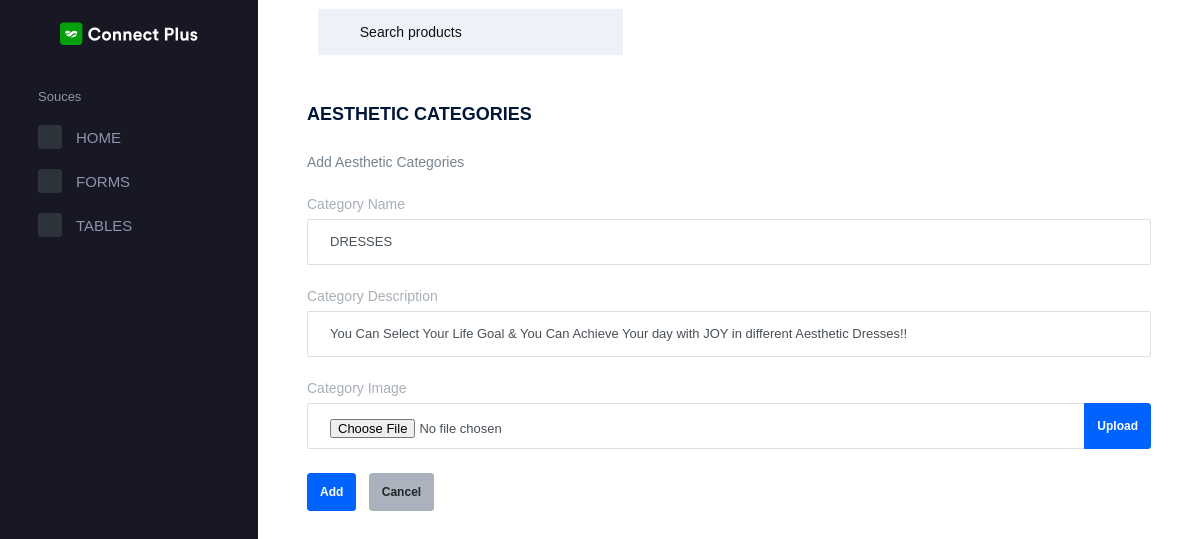
/edit_category/1, run on the app's committed database.
### Adminapp/models.py (models this page shows)
class Category(models.Model):
    cname=models.CharField(max_length=20)
    cdesc=models.CharField(max_length=100)
    cimage=models.ImageField(upload_to='cimages')

### Adminapp/views.py (the view)
# urls.py: path('edit_category/<int:id>',views.edit_category,name='edit_category'),
def edit_category(request,id):
    data=Category.objects.filter(id=id)
    return render(request,'edit_category.html',{'data':data})

### Adminapp/templates/edit_category.html (shortened to what this page needs)
{% extends 'adminindex.html' %}
{% block content %}
<div class="col-12 grid-margin stretch-card">
    <div class="card">
      <div class="card-body">
        <h4 class="card-title">AESTHETIC CATEGORIES</h4>
        <p class="card-description"> Add Aesthetic Categories </p>
        {% for i in data %}
        <form class="forms-sample" action="{% url 'updatecat' id=i.id %}" method="post" enctype="multipart/form-data">
          <div class="form-group">
            <label for="exampleInputName1">Category Name</label>
            <input type="text" value="{{i.cname}}" name="cname" class="form-control" id="exampleInputName1" placeholder="Category Name">
          </div>
          <div class="form-group">
            <label for="exampleInputEmail3">Category Description</label>
            <input type="text" value="{{i.cdesc}}" name="cdesc" class="form-control" id="exampleInputEmail3" placeholder="Category Description">
          </div>
          <div class="form-group">
            <label>Category Image</label>
            <div class="input-group col-xs-12">
              <input type="file" name="cimage" class="form-control file-upload-info" placeholder="Upload Category Image">
              <span class="input-group-append">
                <button class="file-upload-browse btn btn-primary" type="button">Upload</button>
              </span>
            </div>
          </div>
          <button type="submit" class="btn btn-primary mr-2">Add</button>
          <button class="btn btn-light">Cancel</button>
        </form>
        {% endfor %}
      </div>
    </div>
  </div>
{% endblock %}

### data on the page
Category: cname "DRESSES", cdesc "You Can Select Your Life Goal & You Can Achieve Your day with JOY in different Aesthetic Dresses!!"
